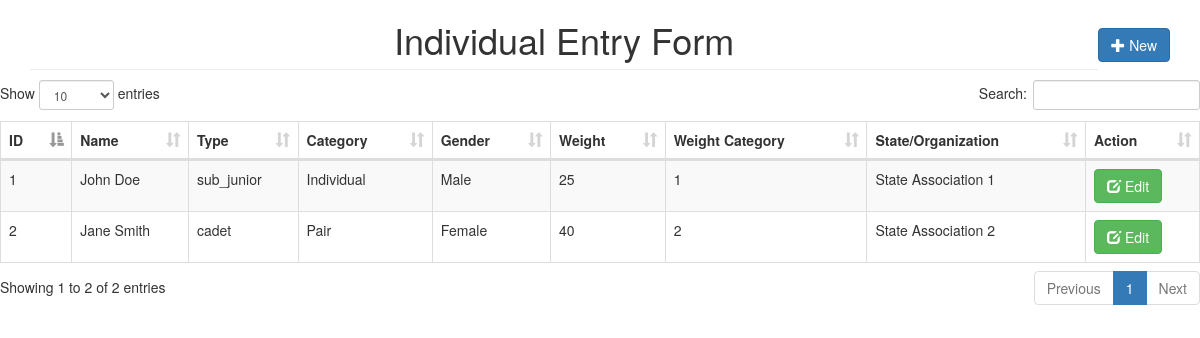
/individual_entry_form/, run on the app's committed database.
### tables this page shows
CREATE TABLE `individual_entry_form` (
  `id` int(11) NOT NULL AUTO_INCREMENT,
  `type` enum('sub_junior','cadet','junior','senior') NOT NULL,
  `category` enum('Individual','Pair','Group') NOT NULL,
  `gender` enum('Male','Female') NOT NULL,
  `weight` int(11) NOT NULL,
  `weight_category` varchar(255) NOT NULL,
  `photo_path` varchar(255) DEFAULT NULL,
  `name` varchar(100) NOT NULL,
  `state_organization_name` varchar(50) DEFAULT NULL,
  `date_of_birth` date DEFAULT NULL,
  `age` int(11) DEFAULT NULL,
  `parent_guardian_name` varchar(100) DEFAULT NULL,
  `current_belt_grade` varchar(50) DEFAULT NULL,
  `tfi_id_no` varchar(50) DEFAULT NULL,
  `belt_certificate_no` varchar(50) DEFAULT NULL,
  `academic_qualification` varchar(100) DEFAULT NULL,
  `name_of_school` varchar(100) DEFAULT NULL,
  `board_university_name` varchar(100) DEFAULT NULL,
  `signature_parent_guardian_path` varchar(255) DEFAULT NULL,
  `signature_participant_path` varchar(255) DEFAULT NULL,
  `signature_president_secretary_path` varchar(255) DEFAULT NULL,
  `state_association_stamp_path` varchar(255) DEFAULT NULL,
  PRIMARY KEY (`id`)
);

### individual_entry_form_list.php (the view, shortened to what this page needs)
<div class="container">
    <br>
    <div class="d-flex align-items-center justify-content-between mb-3" style="display: flex; align-items: center;">
        <h1 class="page-header text-center" style="margin: 0 auto; flex-grow: 1; text-align: center;"> Individual Entry Form</h1>
        <a href="individual_entry_form/0" class="btn btn-primary" style="margin-left: auto;">
            <span class="glyphicon glyphicon-plus"></span> New
        </a>
    </div>
    <div class="row">
        <div>
            <div class="height10"></div>
            <div class="row">
                <table id="myTable" class="table table-bordered table-striped">
                    <thead>
                        <th>ID</th>
                        <th>Name</th>
                        <th>Type</th>
                        <th>Category</th>
                        <th>Gender</th>
                        <th>Weight</th>
                        <th>Weight Category</th>
                        <th>State/Organization</th>
                        <th>Action</th>
                    </thead>
                    <tbody>
                        <?php
                            $sql = "SELECT * FROM individual_entry_form";
                            $query = $conn->query($sql);
                            while($row = $query->fetch_assoc()){
                                echo "<tr>
                                    <td>".$row['id']."</td>
                                    <td>".$row['name']."</td>
                                    <td>".$row['type']."</td>
                                    <td>".$row['category']."</td>
                                    <td>".$row['gender']."</td>
                                    <td>".$row['weight']."</td>
                                    <td>".$row['weight_category']."</td>
                                    <td>".$row['state_organization_name']."</td>
                                    <td>
                                        <a href='individual_entry_form/".$row['id']."' class='btn btn-success' data-toggle='modal'><span class='glyphicon glyphicon-edit'></span> Edit</a>
                                    </td>
                                </tr>";
                            }
                        ?>
                    </tbody>
                </table>
            </div>
        </div>
    </div>
</div>

### individual_entry_form.php (shortened to what this page needs)
<?php
include_once('connection.php');
$request_uri = $_SERVER['REQUEST_URI'];
$uri_segments = explode('/', trim($request_uri, '/'));
$base_path = 'individual_entry_form';
?>
<!DOCTYPE html>
<html>
<head>
    <link rel="stylesheet" type="text/css" href="/bootstrap/css/bootstrap.min.css">
    <link rel="stylesheet" type="text/css" href="/datatable/dataTable.bootstrap.min.css">
</head>
<body>
    <?php
        if ($uri_segments[0] === $base_path && count($uri_segments) === 1) {
            include("individual_entry_form_list.php");
        } elseif ($uri_segments[0] === $base_path && count($uri_segments) === 2) {
            include("individual_entry_form_edit.php");
        } else {
            header("HTTP/1.0 404 Not Found");
            echo "<div class='alert alert-danger'>Invalid request.</div>";
            exit;
        }
    ?>
</body>
</html>

### individual_entry_form.php (style rules this page uses)
.height10 { height:10px; }

### data on the page
individual_entry_form: id "1", name "John Doe", type "sub_junior", category "Individual", gender "Male", weight "25", weight_category "1", state_organization_name "State Association 1"
individual_entry_form: id "2", name "Jane Smith", type "cadet", category "Pair", gender "Female", weight "40", weight_category "2", state_organization_name "State Association 2"
